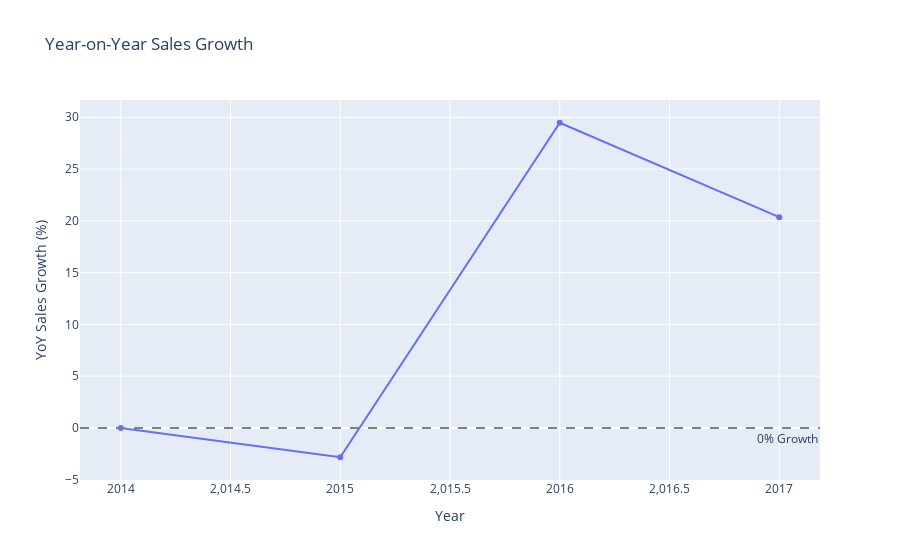

Write notebook code for a chart like this one.
### Code cell
fig_yoy_growth = px.line(
    yearly_performance,
    x="Order Year",
    y="YoY Sales Growth",
    title="Year-on-Year Sales Growth",
    labels={
        "Order Year": "Year",
        "YoY Sales Growth": "YoY Sales Growth (%)"
    },
    markers=True 
)
fig_yoy_growth.add_hline(y=0, line_dash="dash", line_color="gray", annotation_text="0% Growth", annotation_position="bottom right")

fig_yoy_growth.update_layout(hovermode="x unified")
fig_yoy_growth.show()

### Figure 1 — Plotly figure (JSON) as saved in the notebook; plotly's stock layout.template omitted (floating-point values rounded to 4 significant figures)
{"data": [{"hovertemplate": "Year=%{x}<br>YoY Sales Growth (%)=%{y}<extra></extra>", "legendgroup": "", "line": {"color": "#636efa", "dash": "solid"}, "marker": {"symbol": "circle"}, "mode": "lines+markers", "name": "", "orientation": "v", "showlegend": false, "type": "scatter", "x": [2014, 2015, 2016, 2017], "xaxis": "x", "y": [0, -2.832, 29.47, 20.36], "yaxis": "y"}], "layout": {"annotations": [{"showarrow": false, "text": "0% Growth", "x": 1, "xanchor": "right", "xref": "x domain", "y": 0, "yanchor": "top", "yref": "y"}], "hovermode": "x unified", "legend": {"tracegroupgap": 0}, "shapes": [{"line": {"color": "gray", "dash": "dash"}, "type": "line", "x0": 0, "x1": 1, "xref": "x domain", "y0": 0, "y1": 0, "yref": "y"}], "title": {"text": "Year-on-Year Sales Growth"}, "xaxis": {"anchor": "y", "domain": [0, 1], "title": {"text": "Year"}}, "yaxis": {"anchor": "x", "domain": [0, 1], "title": {"text": "YoY Sales Growth (%)"}}}}
